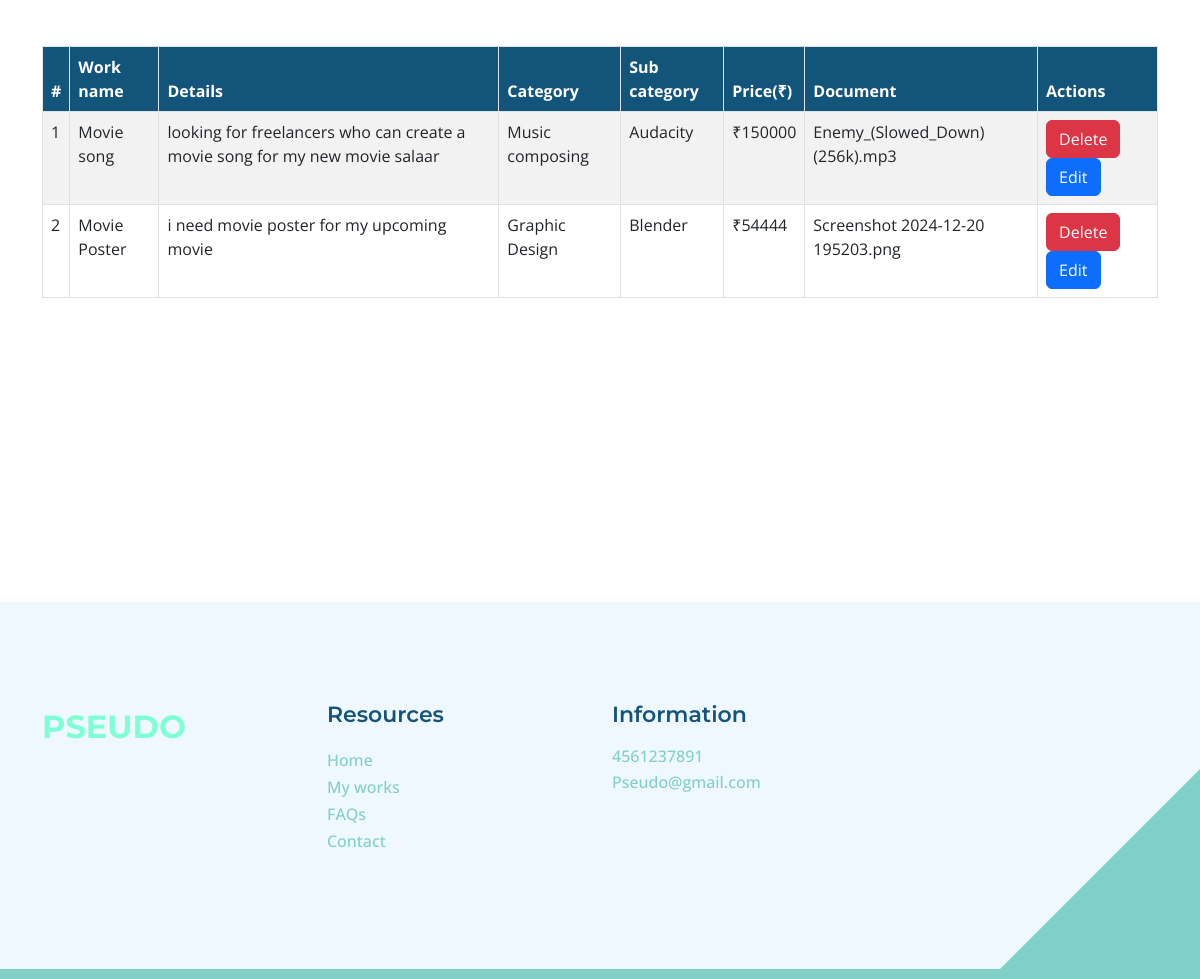
The app's page /client/WorkAdd.php (signed in, lower part), older data.
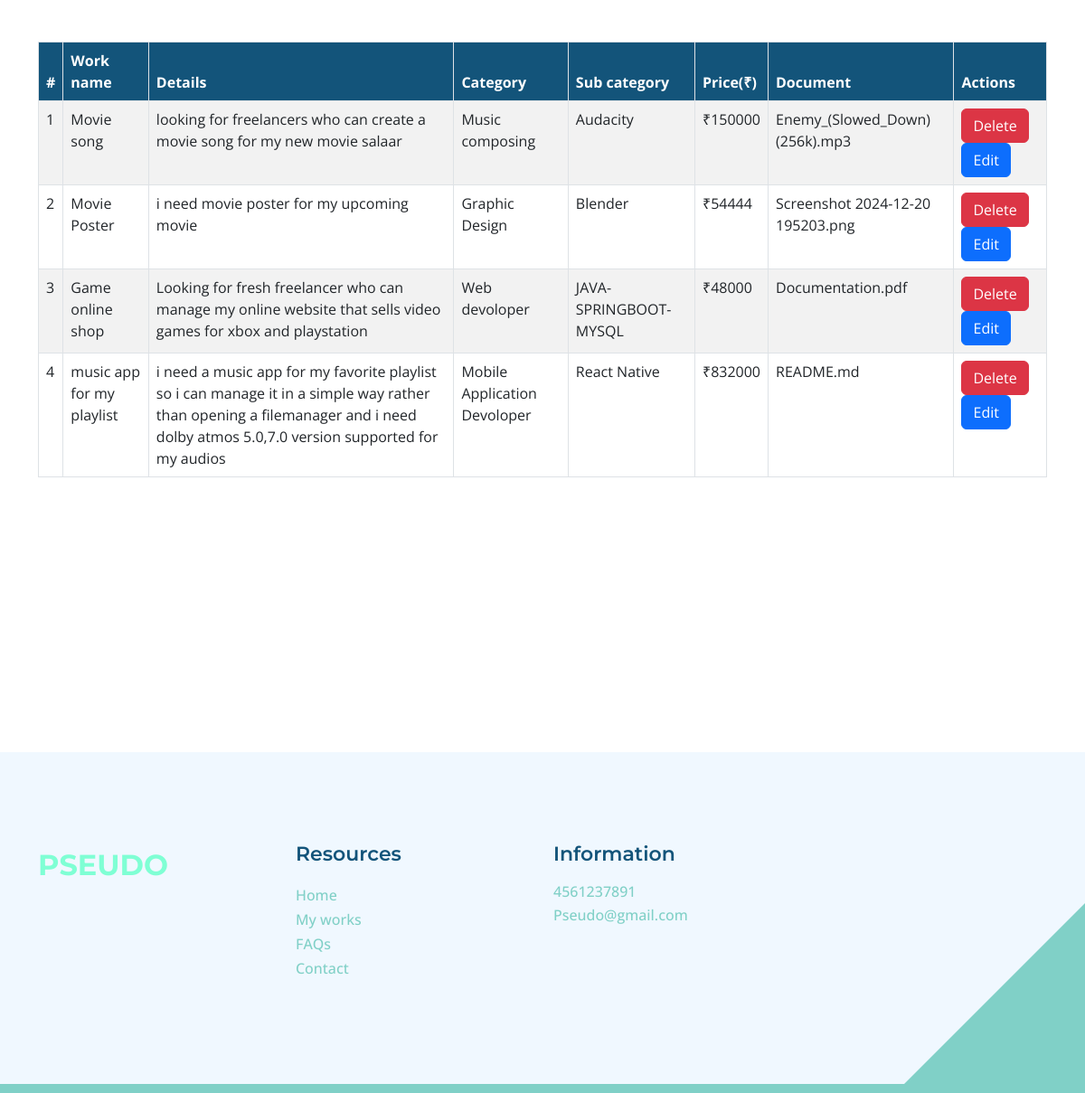
The same page, newer data.
### tables this page shows
CREATE TABLE `tbl_work` (
  `work_id` int(11) NOT NULL,
  `work_name` varchar(100) NOT NULL,
  `work_price` varchar(50) NOT NULL,
  `work_details` varchar(1000) NOT NULL,
  `work_doc` varchar(50) NOT NULL,
  `client_id` int(11) NOT NULL,
  `subcat_id` int(11) NOT NULL,
  `work_final` varchar(100) NOT NULL,
  `work_status` int(11) NOT NULL DEFAULT 0
);

CREATE TABLE `tbl_category` (
  `category_id` int(11) NOT NULL,
  `category_name` varchar(50) NOT NULL
);

CREATE TABLE `tbl_subcat` (
  `subcat_id` int(11) NOT NULL,
  `subcat_name` varchar(50) NOT NULL,
  `category_id` int(11) NOT NULL
);

### client/WorkAdd.php (the view, shortened to what this page needs)
<?php
include('Header.php');
?>
<!DOCTYPE html PUBLIC "-//W3C//DTD XHTML 1.0 Transitional//EN" "http://www.w3.org/TR/xhtml1/DTD/xhtml1-transitional.dtd">
<html xmlns="http://www.w3.org/1999/xhtml">
<head>
</head>
<body>
  <form action="" method="post" enctype="multipart/form-data" name="workadd" id="frm_workadd">
    <br>
    <br>
    <div class="container">
      <table class="table table-bordered table-striped">
        <thead class="thead-dark">
          <tr>
            <th scope="col">#</th>
            <th scope="col">Work name</th>
            <th scope="col">Details</th>
            <th scope="col">Category</th>
            <th scope="col">Sub category</th>
            <th scope="col">Price(₹)</th>
            <th scope="col">Document</th>
            <th scope="col">Actions</th>
          </tr>
        </thead>
        <tbody>
          <?php
          $selqry = "select * from tbl_work u inner join tbl_subcat p on u.subcat_id = p.subcat_id inner join tbl_category d on d.category_id = p.category_id where u.client_id=" . $_SESSION['cid'];
          $client = $con->query($selqry);
          $i = 0;
          while ($data = $client->fetch_assoc()) {
            $i++;
          ?>
            <tr>
              <td><?php echo $i ?></td>
              <td><?php echo $data["work_name"] ?></td>
              <td><?php echo $data["work_details"] ?></td>
              <td><?php echo $data["category_name"] ?></td>
              <td><?php echo $data["subcat_name"] ?></td>
              <td>₹<?php echo $data["work_price"] ?></td>
              <td><?php echo $data["work_doc"] ?></td>
              <td>
                <a href="WorkAdd.php?did=<?php echo $data['work_id']; ?>" class="btn btn-danger">Delete</a>
                <a href="Edit_work.php" class="btn btn-primary">Edit</a>
              </td>
            </tr>
          <?php
          }
          ?>
        </tbody>
      </table>
    </div>
  </form>
</body>
<?php
include('Footer.php');
?>
</html>

Row changes from the older to the newer data that the page shows:
added tbl_work: work_name "Game online shop", work_details "Looking for fresh freelancer who can manage my online website that sells video games for xbox and playstation", tbl_category.category_name "Web devoloper", subcat.subcat_name "JAVA-SPRINGBOOT-MYSQL", work_price "48000", work_doc "Documentation.pdf"
added tbl_work: work_name "music app for my playlist", work_details "i need a music app for my favorite playlist so i can manage it in a simple way rather than opening a filemanager and i need dolby atmos 5.0,7.0 version supported for my audios", tbl_category.category_name "Mobile Application Devoloper", subcat.subcat_name "React Native", work_price "832000", work_doc "README.md"
